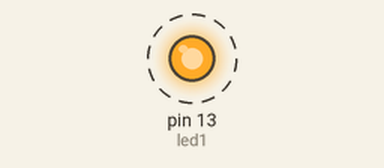
This sketch was run on a simulated Arduino Uno, built with avr-gcc and run on an emulated ATmega328P. On the bench: output pins drawn as LEDs (lit = HIGH). Dashed ring = blinking.

Above: at 0.2 s.
Timing chart, 0 to 3.0 s (numbered marks = the images above):
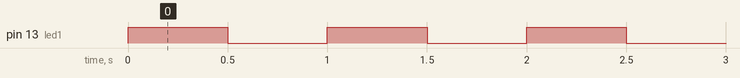

The sketch:

led_13.ino
```cpp
int led1=13;
// the setup function runs once when you press reset or power the board
void setup() {
  // initialize digital pin LED_BUILTIN as an output.
  pinMode(led1, OUTPUT);
}

// the loop function runs over and over again forever
void loop() {
  digitalWrite(led1, HIGH);   // turn the LED on (HIGH is the voltage level)
  delay(500);                       // wait for a second
  digitalWrite(led1, LOW);    // turn the LED off by making the voltage LOW
  delay(500);                       // wait for a second
}
```

Measured:
- by itself, pin 13 (led1): alternates HIGH for 0.50 s and LOW for 0.50 s
